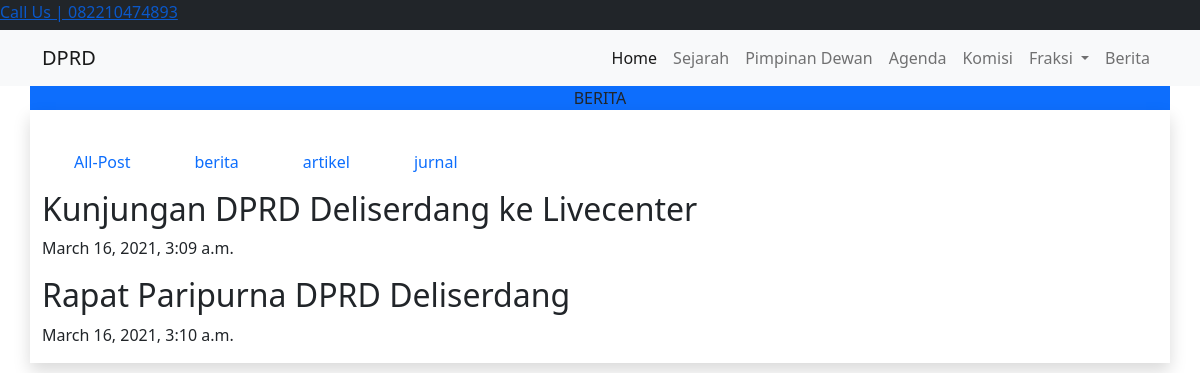
The app's page /blog/catagory/berita/ with its own data.
### blog/models.py (models this page shows, shortened)
class Post(models.Model):
    judul  = models.CharField(max_length=255)
    body   = models.TextField()
    catagory = models.CharField(max_length=255)
    publish = models.DateTimeField(auto_now_add=True)
    update = models.DateTimeField(auto_now = True)
    slug = models.SlugField(blank=True, editable=False)
    get_latest_by = "order_date"

### blog/views.py (the view)
# urls.py: re_path(r'^catagory/(?P<catagoryInput>[\w-]+)/$', views.catagory),
def catagory(request,catagoryInput):
    posts = Post.objects.filter(catagory=catagoryInput)
    catagories = Post.objects.values('catagory').distinct()
    context ={
        'title':'Berita',
        'catagories':catagories,
        'subtitle':'Berita',
        'posts':posts
    }
    return render(request,'blog/catagory.html',context)

### blog/templates/blog/catagory.html (shortened to what this page needs)
{% extends 'base.html' %}
{% block subtitle %}
<div class="container bg-primary">
    <div class="row">
        <div class="col text-center">
    {{subtitle|upper}}
        </div>
    </div>
</div>
{% endblock subtitle %}
{% block contents %}
    <div class="container shadow">
        <div class="row">
            <div class="col mt-3 pt-2">
                <ul class ="nav">
                    <li class="nav-link">
                        <a class="nav-link" href="/blog/">
                         All-Post
                        </a>
                    </li>
                {% for datacatagory in catagories  %}
                    <li class="nav-link">
                        <a class="nav-link" href="/blog/catagory/{{datacatagory.catagory}}">
                        {{datacatagory.catagory}}
                        </a>
                    </li>
                {% endfor %}
                </ul>
                {% for post in posts  %}
                <h2>{{post.judul}}</h2>
                <p>{{post.publish}}</p>
                {% endfor %}
        </div>
    </div>
{% endblock contents %}

### records on screen
Post: judul "Kunjungan DPRD Deliserdang ke Livecenter", publish "March 16, 2021, 3:09 a.m."
Post: judul "Rapat Paripurna DPRD Deliserdang", publish "March 16, 2021, 3:10 a.m."

### other values on screen
{{ subtitle|upper }} "BERITA"
{{ datacatagory.catagory }} "berita" "artikel" "jurnal"
